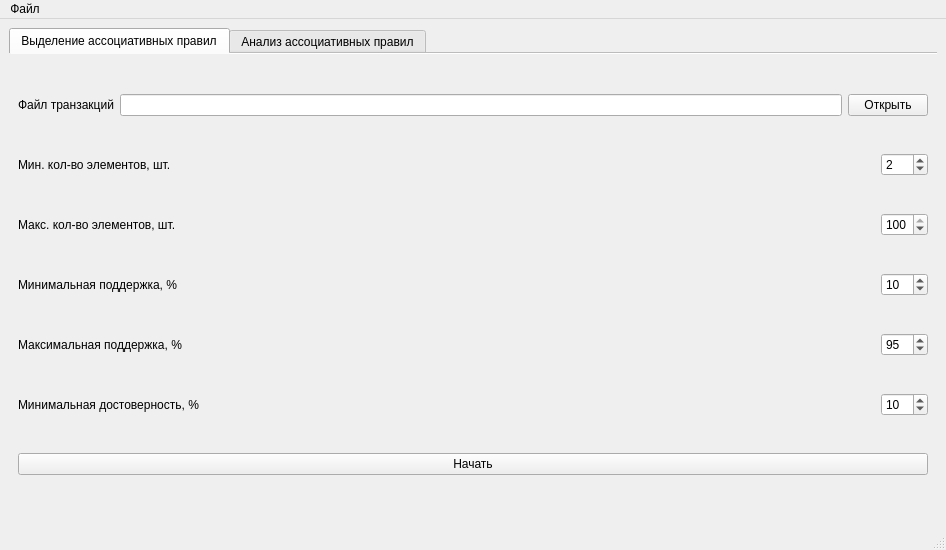
<?xml version="1.0" encoding="UTF-8"?>
<ui version="4.0">
 <class>RuleAnalysis</class>
 <widget class="QMainWindow" name="RuleAnalysis">
  <property name="geometry">
   <rect>
    <x>0</x>
    <y>0</y>
    <width>946</width>
    <height>550</height>
   </rect>
  </property>
  <property name="windowTitle">
   <string>MainWindow</string>
  </property>
  <widget class="QWidget" name="centralwidget">
   <layout class="QGridLayout" name="gridLayout">
    <item row="0" column="0">
     <widget class="QTabWidget" name="tabWidget">
      <property name="currentIndex">
       <number>0</number>
      </property>
      <property name="documentMode">
       <bool>true</bool>
      </property>
      <widget class="QWidget" name="tab_2">
       <attribute name="title">
        <string>Выделение ассоциативных правил</string>
       </attribute>
       <layout class="QVBoxLayout" name="verticalLayout_2">
        <item>
         <layout class="QHBoxLayout" name="horizontalLayout_4">
          <item>
           <widget class="QLabel" name="label_3">
            <property name="text">
             <string>Файл транзакций</string>
            </property>
           </widget>
          </item>
          <item>
           <widget class="QLineEdit" name="filename">
            <property name="readOnly">
             <bool>true</bool>
            </property>
           </widget>
          </item>
          <item>
           <widget class="QPushButton" name="pushButton_4">
            <property name="text">
             <string>Открыть</string>
            </property>
           </widget>
          </item>
         </layout>
        </item>
        <item>
         <layout class="QHBoxLayout" name="horizontalLayout_13">
          <item>
           <widget class="QLabel" name="label_7">
            <property name="text">
             <string>Мин. кол-во элементов, шт.</string>
            </property>
           </widget>
          </item>
          <item>
           <spacer name="horizontalSpacer_8">
            <property name="orientation">
             <enum>Qt::Horizontal</enum>
            </property>
            <property name="sizeHint" stdset="0">
             <size>
              <width>40</width>
              <height>20</height>
             </size>
            </property>
           </spacer>
          </item>
          <item>
           <widget class="QSpinBox" name="minn">
            <property name="minimum">
             <number>1</number>
            </property>
            <property name="maximum">
             <number>100</number>
            </property>
            <property name="value">
             <number>2</number>
            </property>
           </widget>
          </item>
         </layout>
        </item>
        <item>
         <layout class="QHBoxLayout" name="horizontalLayout_14">
          <item>
           <widget class="QLabel" name="label_8">
            <property name="text">
             <string>Макс. кол-во элементов, шт.</string>
            </property>
           </widget>
          </item>
          <item>
           <spacer name="horizontalSpacer_10">
            <property name="orientation">
             <enum>Qt::Horizontal</enum>
            </property>
            <property name="sizeHint" stdset="0">
             <size>
              <width>40</width>
              <height>20</height>
             </size>
            </property>
           </spacer>
          </item>
          <item>
           <widget class="QSpinBox" name="maxn">
            <property name="minimum">
             <number>1</number>
            </property>
            <property name="maximum">
             <number>100</number>
            </property>
            <property name="value">
             <number>100</number>
            </property>
           </widget>
          </item>
         </layout>
        </item>
        <item>
         <layout class="QHBoxLayout" name="horizontalLayout_9">
          <item>
           <widget class="QLabel" name="label_6">
            <property name="text">
             <string>Минимальная поддержка, %</string>
            </property>
           </widget>
          </item>
          <item>
           <spacer name="horizontalSpacer_7">
            <property name="orientation">
             <enum>Qt::Horizontal</enum>
            </property>
            <property name="sizeHint" stdset="0">
             <size>
              <width>40</width>
              <height>20</height>
             </size>
            </property>
           </spacer>
          </item>
          <item>
           <widget class="QSpinBox" name="minsup">
            <property name="minimum">
             <number>1</number>
            </property>
            <property name="maximum">
             <number>100</number>
            </property>
            <property name="value">
             <number>10</number>
            </property>
           </widget>
          </item>
         </layout>
        </item>
        <item>
         <layout class="QHBoxLayout" name="horizontalLayout_15">
          <item>
           <widget class="QLabel" name="label_9">
            <property name="text">
             <string>Максимальная поддержка, %</string>
            </property>
           </widget>
          </item>
          <item>
           <spacer name="horizontalSpacer_12">
            <property name="orientation">
             <enum>Qt::Horizontal</enum>
            </property>
            <property name="sizeHint" stdset="0">
             <size>
              <width>40</width>
              <height>20</height>
             </size>
            </property>
           </spacer>
          </item>
          <item>
           <widget class="QSpinBox" name="maxsup">
            <property name="minimum">
             <number>1</number>
            </property>
            <property name="maximum">
             <number>100</number>
            </property>
            <property name="value">
             <number>95</number>
            </property>
           </widget>
          </item>
         </layout>
        </item>
        <item>
         <layout class="QHBoxLayout" name="horizontalLayout_10">
          <item>
           <widget class="QLabel" name="label_10">
            <property name="text">
             <string>Минимальная достоверность, %</string>
            </property>
           </widget>
          </item>
          <item>
           <spacer name="horizontalSpacer_9">
            <property name="orientation">
             <enum>Qt::Horizontal</enum>
            </property>
            <property name="sizeHint" stdset="0">
             <size>
              <width>40</width>
              <height>20</height>
             </size>
            </property>
           </spacer>
          </item>
          <item>
           <widget class="QSpinBox" name="minconf">
            <property name="minimum">
             <number>1</number>
            </property>
            <property name="maximum">
             <number>100</number>
            </property>
            <property name="value">
             <number>10</number>
            </property>
           </widget>
          </item>
         </layout>
        </item>
        <item>
         <widget class="QPushButton" name="pushButton_5">
          <property name="text">
           <string>Начать</string>
          </property>
         </widget>
        </item>
       </layout>
      </widget>
      <widget class="QWidget" name="tab">
       <attribute name="title">
        <string>Анализ ассоциативных правил</string>
       </attribute>
       <layout class="QVBoxLayout" name="verticalLayout_3">
        <item>
         <layout class="QHBoxLayout" name="horizontalLayout_3">
          <item>
           <layout class="QVBoxLayout" name="verticalLayout">
            <item>
             <layout class="QHBoxLayout" name="horizontalLayout_2">
              <item>
               <widget class="QLabel" name="label_2">
                <property name="text">
                 <string>Показать  правила, содержащие следующий элемент в заголовке:</string>
                </property>
               </widget>
              </item>
              <item>
               <widget class="QLineEdit" name="searchtexthead">
                <property name="minimumSize">
                 <size>
                  <width>200</width>
                  <height>0</height>
                 </size>
                </property>
               </widget>
              </item>
              <item>
               <widget class="QPushButton" name="pushButton_3">
                <property name="text">
                 <string>Найти</string>
                </property>
               </widget>
              </item>
             </layout>
            </item>
            <item>
             <layout class="QHBoxLayout" name="horizontalLayout">
              <item>
               <widget class="QLabel" name="label">
                <property name="text">
                 <string>Показать  правила, содержащие следующие элементы в теле:</string>
                </property>
               </widget>
              </item>
              <item>
               <widget class="QLineEdit" name="searchtextbody">
                <property name="minimumSize">
                 <size>
                  <width>200</width>
                  <height>0</height>
                 </size>
                </property>
               </widget>
              </item>
              <item>
               <widget class="QPushButton" name="pushButton">
                <property name="text">
                 <string>Найти</string>
                </property>
               </widget>
              </item>
             </layout>
            </item>
           </layout>
          </item>
          <item>
           <widget class="QPushButton" name="pushButton_2">
            <property name="text">
             <string>Показать все правила</string>
            </property>
           </widget>
          </item>
         </layout>
        </item>
        <item>
         <widget class="QTableWidget" name="res">
          <property name="editTriggers">
           <set>QAbstractItemView::DoubleClicked|QAbstractItemView::EditKeyPressed|QAbstractItemView::SelectedClicked</set>
          </property>
          <property name="selectionBehavior">
           <enum>QAbstractItemView::SelectItems</enum>
          </property>
          <property name="textElideMode">
           <enum>Qt::ElideNone</enum>
          </property>
          <property name="sortingEnabled">
           <bool>true</bool>
          </property>
          <column>
           <property name="text">
            <string>Следствие правила</string>
           </property>
          </column>
          <column>
           <property name="text">
            <string>Тело правила</string>
           </property>
          </column>
          <column>
           <property name="text">
            <string>Количество элементов в теле правила</string>
           </property>
          </column>
          <column>
           <property name="text">
            <string>Поддержка</string>
           </property>
          </column>
          <column>
           <property name="text">
            <string>Достоверность</string>
           </property>
          </column>
         </widget>
        </item>
       </layout>
      </widget>
     </widget>
    </item>
   </layout>
  </widget>
  <widget class="QMenuBar" name="menubar">
   <property name="geometry">
    <rect>
     <x>0</x>
     <y>0</y>
     <width>946</width>
     <height>26</height>
    </rect>
   </property>
   <widget class="QMenu" name="menu">
    <property name="title">
     <string>Файл</string>
    </property>
    <addaction name="action_3"/>
    <addaction name="action"/>
    <addaction name="action_2"/>
    <addaction name="action_4"/>
   </widget>
   <addaction name="menu"/>
  </widget>
  <widget class="QStatusBar" name="statusbar"/>
  <action name="action">
   <property name="text">
    <string>Сохранить в файл</string>
   </property>
   <property name="shortcut">
    <string>Ctrl+S</string>
   </property>
  </action>
  <action name="action_3">
   <property name="text">
    <string>Открыть</string>
   </property>
   <property name="shortcut">
    <string>Ctrl+O</string>
   </property>
  </action>
  <action name="action_2">
   <property name="text">
    <string>Показать гистограмму</string>
   </property>
   <property name="shortcut">
    <string>Ctrl+D</string>
   </property>
  </action>
  <action name="action_4">
   <property name="text">
    <string>Открыть файл транзакций</string>
   </property>
   <property name="shortcut">
    <string>Ctrl+T</string>
   </property>
  </action>
 </widget>
 <resources/>
 <connections/>
</ui>
